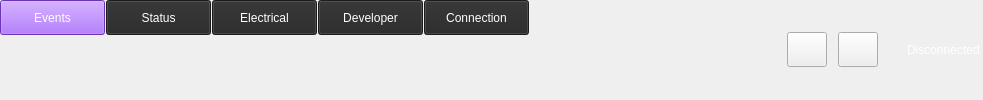
     <widget class="QWidget" name="ButtonWidget" native="true">
      <property name="minimumSize">
       <size>
        <width>668</width>
        <height>0</height>
       </size>
      </property>
      <property name="maximumSize">
       <size>
        <width>16777215</width>
        <height>16777215</height>
       </size>
      </property>
      <layout class="QHBoxLayout" name="horizontalLayout_3">
       <property name="spacing">
        <number>1</number>
       </property>
       <property name="sizeConstraint">
        <enum>QLayout::SetMaximumSize</enum>
       </property>
       <property name="leftMargin">
        <number>0</number>
       </property>
       <property name="topMargin">
        <number>0</number>
       </property>
       <property name="rightMargin">
        <number>0</number>
       </property>
       <property name="bottomMargin">
        <number>0</number>
       </property>
       <item alignment="Qt::AlignLeft|Qt::AlignTop">
        <widget class="QPushButton" name="EventsPageButton">
         <property name="minimumSize">
          <size>
           <width>105</width>
           <height>35</height>
          </size>
         </property>
         <property name="maximumSize">
          <size>
           <width>16777215</width>
           <height>25</height>
          </size>
         </property>
         <property name="styleSheet">
          <string notr="true">QPushButton {
color: rgb(255, 255, 255);
background-color: #9747FF;
border-color: rgb(255, 255, 255);
font: 16pt &quot;Segoe UI&quot;;
}

QPushButton::hover {
	background-color: rgb(117, 117, 117);
}</string>
         </property>
         <property name="text">
          <string>Events</string>
         </property>
        </widget>
       </item>
       <item alignment="Qt::AlignLeft|Qt::AlignTop">
        <widget class="QPushButton" name="StatusPageButton">
         <property name="minimumSize">
          <size>
           <width>105</width>
           <height>35</height>
          </size>
         </property>
         <property name="maximumSize">
          <size>
           <width>16777215</width>
           <height>25</height>
          </size>
         </property>
         <property name="styleSheet">
          <string notr="true">QPushButton {
	color: rgb(255, 255, 255);
	background-color: rgb(39, 39, 39);
	border-color: rgb(255, 255, 255);
	font: 16pt &quot;Segoe UI&quot;;
}

QPushButton::hover {
	background-color: rgb(117, 117, 117);
}</string>
         </property>
         <property name="text">
          <string>Status</string>
         </property>
        </widget>
       </item>
       <item alignment="Qt::AlignLeft|Qt::AlignTop">
        <widget class="QPushButton" name="ElectricalPageButton">
         <property name="sizePolicy">
          <sizepolicy hsizetype="Minimum" vsizetype="Fixed">
           <horstretch>0</horstretch>
           <verstretch>0</verstretch>
          </sizepolicy>
         </property>
         <property name="minimumSize">
          <size>
           <width>105</width>
           <height>35</height>
          </size>
         </property>
         <property name="maximumSize">
          <size>
           <width>16777215</width>
           <height>25</height>
          </size>
         </property>
         <property name="styleSheet">
          <string notr="true">QPushButton {
	color: rgb(255, 255, 255);
	background-color: rgb(39, 39, 39);
	border-color: rgb(255, 255, 255);
	font: 16pt &quot;Segoe UI&quot;;
}

QPushButton::hover {
    background-color: #F44336;
color: white;
}
</string>
         </property>
         <property name="text">
          <string>Electrical</string>
         </property>
        </widget>
       </item>
       <item alignment="Qt::AlignLeft|Qt::AlignTop">
        <widget class="QPushButton" name="DevPageButton">
         <property name="minimumSize">
          <size>
           <width>105</width>
           <height>35</height>
          </size>
         </property>
         <property name="maximumSize">
          <size>
           <width>16777215</width>
           <height>25</height>
          </size>
         </property>
         <property name="styleSheet">
          <string notr="true">QPushButton {
	color: rgb(255, 255, 255);
	background-color: rgb(39, 39, 39);
	border-color: rgb(255, 255, 255);
	font: 16pt &quot;Segoe UI&quot;;
}

QPushButton::hover {
	background-color: rgb(117, 117, 117);
}</string>
         </property>
         <property name="text">
          <string>Developer</string>
         </property>
        </widget>
       </item>
       <item alignment="Qt::AlignTop">
        <widget class="QPushButton" name="ConnectionPageButton">
         <property name="minimumSize">
          <size>
           <width>105</width>
           <height>35</height>
          </size>
         </property>
         <property name="maximumSize">
          <size>
           <width>16777215</width>
           <height>25</height>
          </size>
         </property>
         <property name="styleSheet">
          <string notr="true">QPushButton {
	color: rgb(255, 255, 255);
	background-color: rgb(39, 39, 39);
	border-color: rgb(255, 255, 255);
	font: 16pt &quot;Segoe UI&quot;;
}

QPushButton::hover {
	background-color: rgb(117, 117, 117);
}</string>
         </property>
         <property name="text">
          <string>Connection</string>
         </property>
        </widget>
       </item>
       <item>
        <widget class="QTextEdit" name="notificationPopUp">
         <property name="enabled">
          <bool>false</bool>
         </property>
         <property name="sizePolicy">
          <sizepolicy hsizetype="Expanding" vsizetype="Fixed">
           <horstretch>0</horstretch>
           <verstretch>0</verstretch>
          </sizepolicy>
         </property>
         <property name="minimumSize">
          <size>
           <width>10</width>
           <height>10</height>
          </size>
         </property>
         <property name="maximumSize">
          <size>
           <width>16777215</width>
           <height>40</height>
          </size>
         </property>
         <property name="styleSheet">
          <string notr="true">QTextEdit {
background-color: transparent; 
border: none;
}</string>
         </property>
        </widget>
       </item>
       <item>
        <widget class="QPushButton" name="NotificationPageButton">
         <property name="minimumSize">
          <size>
           <width>30</width>
           <height>35</height>
          </size>
         </property>
         <property name="autoFillBackground">
          <bool>false</bool>
         </property>
         <property name="styleSheet">
          <string notr="true">QPushButton {
border-image: url(://resources/Images/notificationBell.png);
}</string>
         </property>
         <property name="text">
          <string/>
         </property>
        </widget>
       </item>
       <item>
        <spacer name="horizontalSpacer_18">
         <property name="orientation">
          <enum>Qt::Horizontal</enum>
         </property>
         <property name="sizeType">
          <enum>QSizePolicy::Fixed</enum>
         </property>
         <property name="sizeHint" stdset="0">
          <size>
           <width>10</width>
           <height>20</height>
          </size>
         </property>
        </spacer>
       </item>
       <item>
        <widget class="QPushButton" name="SettingsPageButton">
         <property name="minimumSize">
          <size>
           <width>35</width>
           <height>35</height>
          </size>
         </property>
         <property name="styleSheet">
          <string notr="true">border-image: url(://resources/Images/whiteSettings.png);
</string>
         </property>
         <property name="text">
          <string/>
         </property>
        </widget>
       </item>
       <item>
        <spacer name="horizontalSpacer_16">
         <property name="orientation">
          <enum>Qt::Horizontal</enum>
         </property>
         <property name="sizeType">
          <enum>QSizePolicy::Fixed</enum>
         </property>
         <property name="sizeHint" stdset="0">
          <size>
           <width>10</width>
           <height>20</height>
          </size>
         </property>
        </spacer>
       </item>
       <item>
        <widget class="QLabel" name="connectionStatus">
         <property name="maximumSize">
          <size>
           <width>35</width>
           <height>35</height>
          </size>
         </property>
         <property name="baseSize">
          <size>
           <width>0</width>
           <height>0</height>
          </size>
         </property>
         <property name="contextMenuPolicy">
          <enum>Qt::DefaultContextMenu</enum>
         </property>
         <property name="toolTip">
          <string>&lt;html&gt;&lt;head/&gt;&lt;body&gt;&lt;p&gt;&lt;span style=&quot; font-size:12pt;&quot;&gt;Connection Status&lt;/span&gt;&lt;/p&gt;&lt;/body&gt;&lt;/html&gt;</string>
         </property>
         <property name="styleSheet">
          <string notr="true">QToolTip{
    background-color: #000000;
    color: #FFFFFF;
    border: 1px solid black;
}</string>
         </property>
         <property name="text">
          <string/>
         </property>
         <property name="pixmap">
          <pixmap resource="resources.qrc">:/resources/Images/redButton.png</pixmap>
         </property>
         <property name="scaledContents">
          <bool>true</bool>
         </property>
         <property name="wordWrap">
          <bool>false</bool>
         </property>
        </widget>
       </item>
       <item>
        <spacer name="horizontalSpacer_17">
         <property name="orientation">
          <enum>Qt::Horizontal</enum>
         </property>
         <property name="sizeType">
          <enum>QSizePolicy::Fixed</enum>
         </property>
         <property name="sizeHint" stdset="0">
          <size>
           <width>10</width>
           <height>20</height>
          </size>
         </property>
        </spacer>
       </item>
       <item alignment="Qt::AlignRight|Qt::AlignVCenter">
        <widget class="QLabel" name="connectionLabel">
         <property name="sizePolicy">
          <sizepolicy hsizetype="Expanding" vsizetype="Expanding">
           <horstretch>0</horstretch>
           <verstretch>0</verstretch>
          </sizepolicy>
         </property>
         <property name="layoutDirection">
          <enum>Qt::LeftToRight</enum>
         </property>
         <property name="styleSheet">
          <string notr="true">color: rgb(255, 255, 255);
font: 16pt &quot;Segoe UI&quot;;</string>
         </property>
         <property name="text">
          <string>Disconnected </string>
         </property>
        </widget>
       </item>
      </layout>
     </widget>
